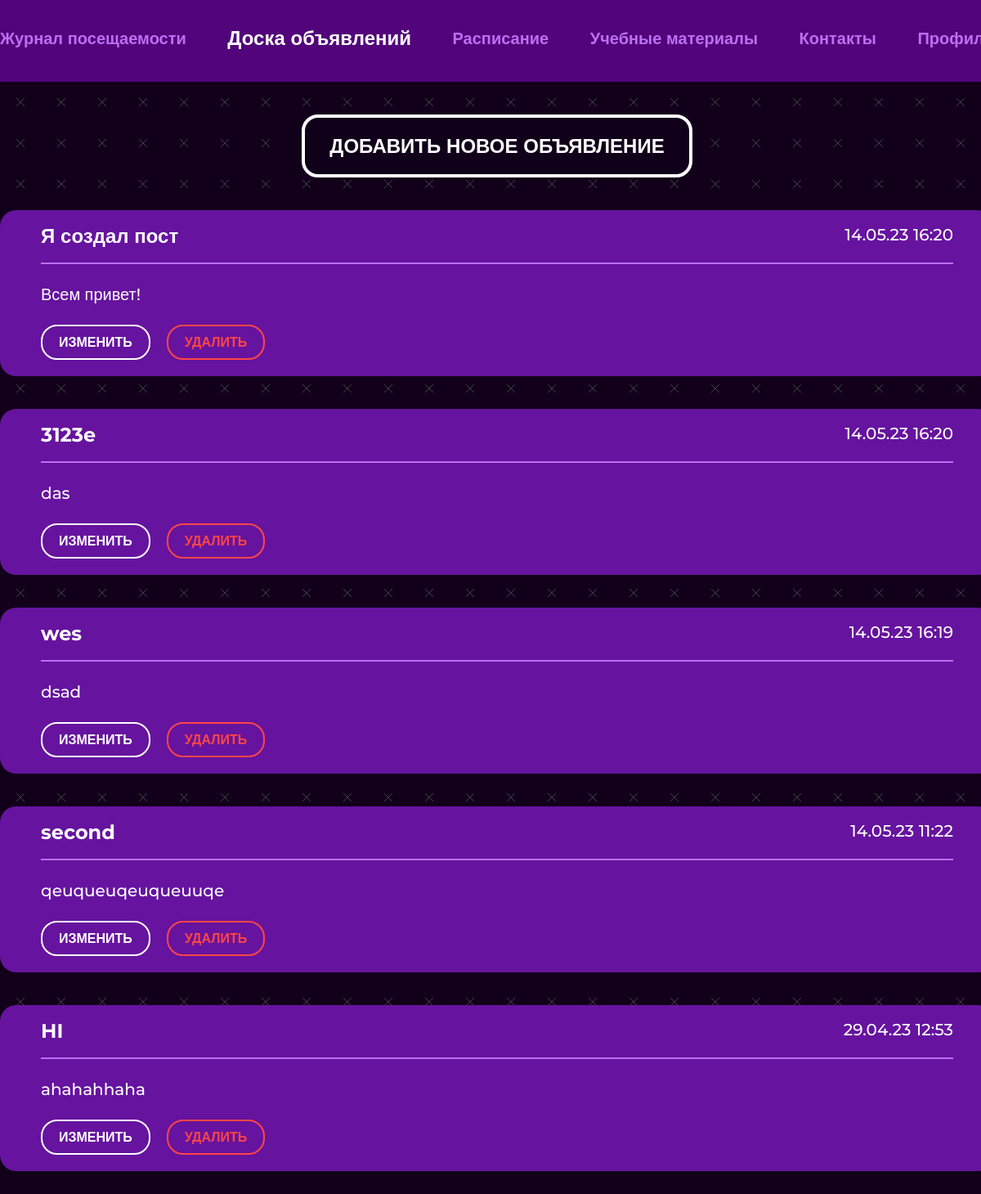
The page / (signed in) on the database as committed earlier.
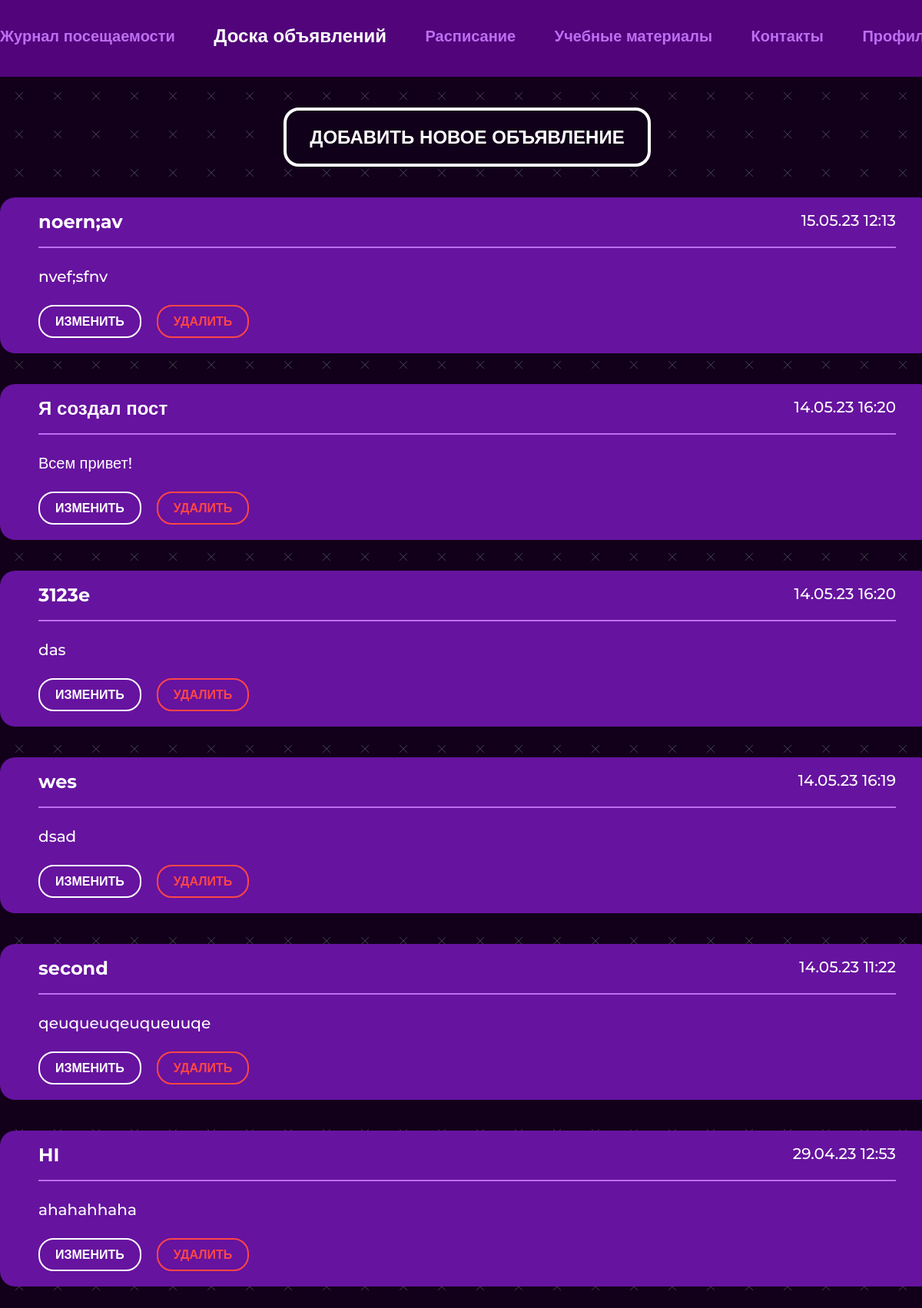
The same page on the database as committed later.
### main/models.py (models this page shows, shortened)
class Post(models.Model):
    title = models.CharField(max_length=100)
    text = models.TextField()
    time = models.DateTimeField(auto_now_add=True)
    room = models.ForeignKey(Room, on_delete=models.CASCADE)

### main/views.py (the view)
# urls.py: path('', views.index, name='index'),
@login_required()
def index(request):
    if request.method == "POST":
        print("board post-requets")
        print("board post-requets")
    cur_student = get_student(request)
    posts = Post.objects.filter(room=cur_student.room).order_by('-time')
    contex = {
        'posts': posts,
        'navbar': 'index',
        'perm': get_perm(cur_student.permission)
    }
    return render(request, "main/index.html", context=contex)

### main/views.py (called while the page is built)
def get_student(request):
    return Student.objects.get(user=request.user)

def get_perm(permission):
    if permission == 0:
        return False
    return True

### main/templates/main/index.html (shortened to what this page needs)
{% extends 'main/base.html' %}
{% load static %}
{% block content %}
        <div class="container">
          <div class="board__container">
            {% if perm %}
            <button name="new" class="btn btn-modal" >ДОБАВИТЬ НОВОЕ ОБЪЯВЛЕНИЕ</button>
            {% endif %}
            {% for elem in posts %}
            <div class="board__cell">
              <div class="board__box">
                <h4 class="board__title">
                  {{ elem.title }}
                </h4>
                <p class="board__date">
                  {{ elem.time|date:"d.m.y" }} {{ elem.time|time:"H:i" }}
                </p>
              </div>
              <p class="board__text">
                  {{ elem.text }}
              </p>
              {% if perm %}
              <form class="board__btns" method="post">
                <button name="change" class="mini-btn btn-change">ИЗМЕНИТЬ</button>
                <button name="delete {{ elem.id }}" class="mini-btn btn-cancel">
                  УДАЛИТЬ
                </button>
              </form>
              {% endif %}
            </div>
            {% endfor %}
          </div>
        </div>
{% endblock content%}

Rows that differ between the two databases and show on the page:
added Post: title "noern;av", time "15.05.23", time "12:13", text "nvef;sfnv"
